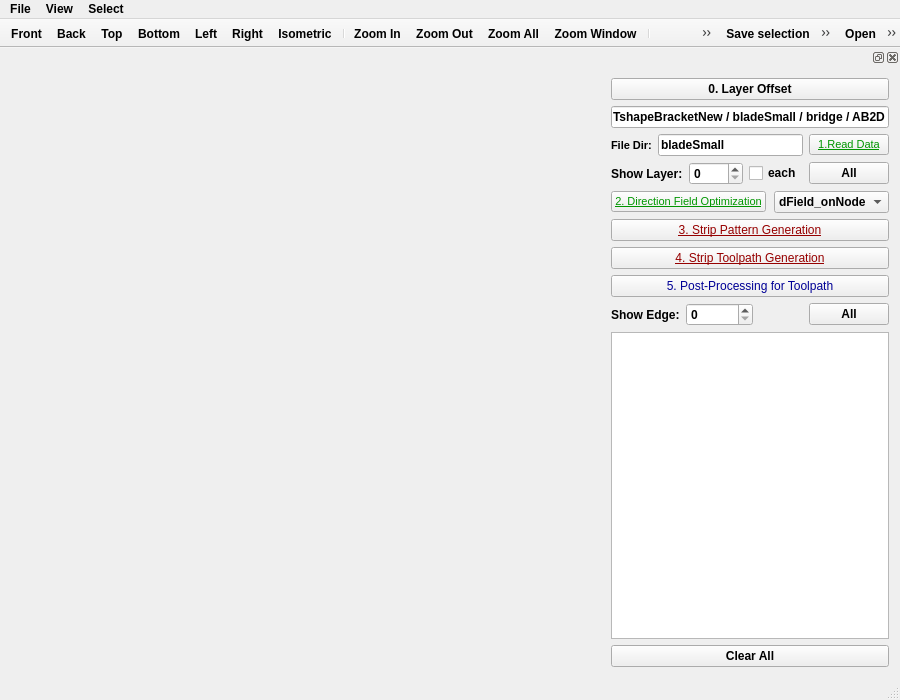
<?xml version="1.0" encoding="UTF-8"?>
<ui version="4.0">
 <class>MainWindow</class>
 <widget class="QMainWindow" name="MainWindow">
  <property name="geometry">
   <rect>
    <x>0</x>
    <y>0</y>
    <width>900</width>
    <height>700</height>
   </rect>
  </property>
  <property name="minimumSize">
   <size>
    <width>0</width>
    <height>0</height>
   </size>
  </property>
  <property name="font">
   <font>
    <weight>75</weight>
    <bold>true</bold>
   </font>
  </property>
  <property name="mouseTracking">
   <bool>true</bool>
  </property>
  <property name="focusPolicy">
   <enum>Qt::StrongFocus</enum>
  </property>
  <property name="acceptDrops">
   <bool>true</bool>
  </property>
  <property name="windowTitle">
   <string>MainWindow</string>
  </property>
  <widget class="QWidget" name="centralWidget">
   <property name="mouseTracking">
    <bool>true</bool>
   </property>
   <property name="acceptDrops">
    <bool>true</bool>
   </property>
   <layout class="QHBoxLayout" name="horizontalLayout"/>
  </widget>
  <widget class="QToolBar" name="navigationToolBar">
   <property name="windowTitle">
    <string>navigationToolBar</string>
   </property>
   <property name="movable">
    <bool>false</bool>
   </property>
   <property name="iconSize">
    <size>
     <width>25</width>
     <height>25</height>
    </size>
   </property>
   <property name="floatable">
    <bool>false</bool>
   </property>
   <attribute name="toolBarArea">
    <enum>TopToolBarArea</enum>
   </attribute>
   <attribute name="toolBarBreak">
    <bool>false</bool>
   </attribute>
   <addaction name="actionFront"/>
   <addaction name="actionBack"/>
   <addaction name="actionTop"/>
   <addaction name="actionBottom"/>
   <addaction name="actionLeft"/>
   <addaction name="actionRight"/>
   <addaction name="actionIsometric"/>
   <addaction name="separator"/>
   <addaction name="actionZoom_In"/>
   <addaction name="actionZoom_Out"/>
   <addaction name="actionZoom_All"/>
   <addaction name="actionZoom_Window"/>
   <addaction name="separator"/>
   <addaction name="actionShade"/>
   <addaction name="actionMesh"/>
   <addaction name="actionNode"/>
   <addaction name="actionProfile"/>
   <addaction name="actionFaceNormal"/>
   <addaction name="actionNodeNormal"/>
  </widget>
  <widget class="QStatusBar" name="statusBar"/>
  <widget class="QToolBar" name="selectionToolBar">
   <property name="windowTitle">
    <string>selectionToolBar</string>
   </property>
   <property name="movable">
    <bool>false</bool>
   </property>
   <property name="iconSize">
    <size>
     <width>25</width>
     <height>25</height>
    </size>
   </property>
   <property name="floatable">
    <bool>false</bool>
   </property>
   <attribute name="toolBarArea">
    <enum>TopToolBarArea</enum>
   </attribute>
   <attribute name="toolBarBreak">
    <bool>false</bool>
   </attribute>
   <addaction name="actionSaveSelection"/>
   <addaction name="actionReadSelection"/>
   <addaction name="separator"/>
   <addaction name="actionSelectNode"/>
   <addaction name="actionSelectEdge"/>
   <addaction name="actionSelectFace"/>
   <addaction name="actionSelectFix"/>
   <addaction name="actionSelectHandle"/>
  </widget>
  <widget class="QDockWidget" name="dockWidget">
   <property name="sizePolicy">
    <sizepolicy hsizetype="Minimum" vsizetype="Maximum">
     <horstretch>0</horstretch>
     <verstretch>0</verstretch>
    </sizepolicy>
   </property>
   <property name="minimumSize">
    <size>
     <width>300</width>
     <height>600</height>
    </size>
   </property>
   <property name="maximumSize">
    <size>
     <width>300</width>
     <height>524287</height>
    </size>
   </property>
   <attribute name="dockWidgetArea">
    <number>2</number>
   </attribute>
   <widget class="QWidget" name="dockWidgetContents">
    <property name="layoutDirection">
     <enum>Qt::LeftToRight</enum>
    </property>
    <layout class="QVBoxLayout" name="verticalLayout">
     <item>
      <widget class="QPushButton" name="pushButton_offsetLayers">
       <property name="text">
        <string>0. Layer Offset</string>
       </property>
      </widget>
     </item>
     <item>
      <widget class="QLineEdit" name="lineEdit">
       <property name="text">
        <string>TshapeBracketNew / bladeSmall / bridge / AB2D</string>
       </property>
      </widget>
     </item>
     <item>
      <layout class="QHBoxLayout" name="horizontalLayout_16">
       <item>
        <widget class="QLabel" name="label_PosNorFile">
         <property name="font">
          <font>
           <pointsize>8</pointsize>
           <weight>75</weight>
           <bold>true</bold>
          </font>
         </property>
         <property name="text">
          <string>File Dir:</string>
         </property>
        </widget>
       </item>
       <item>
        <widget class="QLineEdit" name="lineEdit_SorceDataDir">
         <property name="text">
          <string>bladeSmall</string>
         </property>
        </widget>
       </item>
       <item>
        <widget class="QPushButton" name="pushButton_readLayerAndfStress">
         <property name="font">
          <font>
           <pointsize>8</pointsize>
           <weight>50</weight>
           <italic>false</italic>
           <bold>false</bold>
           <underline>true</underline>
          </font>
         </property>
         <property name="autoFillBackground">
          <bool>true</bool>
         </property>
         <property name="styleSheet">
          <string notr="true">color: rgb(0, 150, 0);</string>
         </property>
         <property name="text">
          <string>1.Read Data</string>
         </property>
        </widget>
       </item>
      </layout>
     </item>
     <item>
      <layout class="QHBoxLayout" name="horizontalLayout_2">
       <item>
        <widget class="QLabel" name="label_2">
         <property name="text">
          <string>Show Layer:</string>
         </property>
        </widget>
       </item>
       <item>
        <widget class="QSpinBox" name="spinBox_ShowIndex">
         <property name="maximum">
          <number>9999</number>
         </property>
        </widget>
       </item>
       <item>
        <widget class="QCheckBox" name="checkBox_EachSwitch">
         <property name="text">
          <string>each</string>
         </property>
        </widget>
       </item>
       <item>
        <spacer name="horizontalSpacer">
         <property name="orientation">
          <enum>Qt::Horizontal</enum>
         </property>
         <property name="sizeHint" stdset="0">
          <size>
           <width>40</width>
           <height>20</height>
          </size>
         </property>
        </spacer>
       </item>
       <item>
        <widget class="QPushButton" name="pushButton_ShowAll">
         <property name="text">
          <string>All</string>
         </property>
        </widget>
       </item>
      </layout>
     </item>
     <item>
      <layout class="QHBoxLayout" name="horizontalLayout_3">
       <item>
        <widget class="QPushButton" name="pushButton_DirectionFieldOpt">
         <property name="font">
          <font>
           <pointsize>8</pointsize>
           <underline>true</underline>
          </font>
         </property>
         <property name="autoFillBackground">
          <bool>true</bool>
         </property>
         <property name="styleSheet">
          <string notr="true">color: rgb(0, 150, 0);</string>
         </property>
         <property name="text">
          <string>2. Direction Field Optimization</string>
         </property>
        </widget>
       </item>
       <item>
        <spacer name="horizontalSpacer_2">
         <property name="orientation">
          <enum>Qt::Horizontal</enum>
         </property>
         <property name="sizeHint" stdset="0">
          <size>
           <width>40</width>
           <height>20</height>
          </size>
         </property>
        </spacer>
       </item>
       <item>
        <widget class="QComboBox" name="comboBox_selectShow">
         <item>
          <property name="text">
           <string>dField_onNode</string>
          </property>
         </item>
         <item>
          <property name="text">
           <string>dField_onFace</string>
          </property>
         </item>
         <item>
          <property name="text">
           <string>sField_onFace</string>
          </property>
         </item>
         <item>
          <property name="text">
           <string>stripPattern</string>
          </property>
         </item>
        </widget>
       </item>
      </layout>
     </item>
     <item>
      <widget class="QPushButton" name="pushButton_stripGeneration">
       <property name="font">
        <font>
         <underline>true</underline>
        </font>
       </property>
       <property name="autoFillBackground">
        <bool>true</bool>
       </property>
       <property name="styleSheet">
        <string notr="true">color: rgb(150, 0, 0);</string>
       </property>
       <property name="text">
        <string>3. Strip Pattern Generation</string>
       </property>
      </widget>
     </item>
     <item>
      <widget class="QPushButton" name="pushButton_toolpathGeneration_strip">
       <property name="font">
        <font>
         <underline>true</underline>
        </font>
       </property>
       <property name="styleSheet">
        <string notr="true">color: rgb(150, 0, 0);</string>
       </property>
       <property name="text">
        <string>4. Strip Toolpath Generation</string>
       </property>
      </widget>
     </item>
     <item>
      <widget class="QPushButton" name="pushButton_postProcessing4path">
       <property name="font">
        <font/>
       </property>
       <property name="styleSheet">
        <string notr="true">color: rgb(0, 0, 150)</string>
       </property>
       <property name="text">
        <string>5. Post-Processing for Toolpath</string>
       </property>
      </widget>
     </item>
     <item>
      <layout class="QHBoxLayout" name="horizontalLayout_4">
       <item>
        <widget class="QLabel" name="label">
         <property name="text">
          <string>Show Edge:</string>
         </property>
        </widget>
       </item>
       <item>
        <widget class="QSpinBox" name="spinBox_showEdgeIndex">
         <property name="maximum">
          <number>9999999</number>
         </property>
         <property name="singleStep">
          <number>50</number>
         </property>
        </widget>
       </item>
       <item>
        <spacer name="horizontalSpacer_3">
         <property name="orientation">
          <enum>Qt::Horizontal</enum>
         </property>
         <property name="sizeHint" stdset="0">
          <size>
           <width>40</width>
           <height>20</height>
          </size>
         </property>
        </spacer>
       </item>
       <item>
        <widget class="QPushButton" name="pushButton_showAllEdge">
         <property name="text">
          <string>All</string>
         </property>
        </widget>
       </item>
      </layout>
     </item>
     <item>
      <widget class="QTreeView" name="treeView">
       <property name="enabled">
        <bool>true</bool>
       </property>
       <property name="minimumSize">
        <size>
         <width>258</width>
         <height>258</height>
        </size>
       </property>
       <property name="showDropIndicator" stdset="0">
        <bool>true</bool>
       </property>
       <property name="indentation">
        <number>5</number>
       </property>
       <attribute name="headerVisible">
        <bool>false</bool>
       </attribute>
      </widget>
     </item>
     <item>
      <widget class="QPushButton" name="pushButton_clearAll">
       <property name="text">
        <string>Clear All</string>
       </property>
      </widget>
     </item>
    </layout>
   </widget>
  </widget>
  <widget class="QMenuBar" name="menuBar">
   <property name="geometry">
    <rect>
     <x>0</x>
     <y>0</y>
     <width>900</width>
     <height>21</height>
    </rect>
   </property>
   <property name="layoutDirection">
    <enum>Qt::LeftToRight</enum>
   </property>
   <widget class="QMenu" name="menuFile">
    <property name="title">
     <string>File</string>
    </property>
    <addaction name="actionOpen"/>
    <addaction name="actionSave"/>
    <addaction name="actionSaveSelection"/>
    <addaction name="actionReadSelection"/>
   </widget>
   <widget class="QMenu" name="menuView">
    <property name="title">
     <string>View</string>
    </property>
    <addaction name="actionFront"/>
    <addaction name="actionBack"/>
    <addaction name="actionTop"/>
    <addaction name="actionBottom"/>
    <addaction name="actionLeft"/>
    <addaction name="actionRight"/>
    <addaction name="actionIsometric"/>
    <addaction name="separator"/>
    <addaction name="actionZoom_In"/>
    <addaction name="actionZoom_Out"/>
    <addaction name="actionZoom_All"/>
    <addaction name="actionZoom_Window"/>
    <addaction name="separator"/>
    <addaction name="actionShade"/>
    <addaction name="actionMesh"/>
    <addaction name="actionNode"/>
    <addaction name="actionProfile"/>
    <addaction name="separator"/>
    <addaction name="actionShifttoOrigin"/>
   </widget>
   <widget class="QMenu" name="menuSelect">
    <property name="title">
     <string>Select</string>
    </property>
    <addaction name="actionSelectNode"/>
    <addaction name="actionSelectEdge"/>
    <addaction name="actionSelectFace"/>
    <addaction name="separator"/>
    <addaction name="actionSelectFix"/>
    <addaction name="actionSelectHandle"/>
    <addaction name="separator"/>
   </widget>
   <addaction name="menuFile"/>
   <addaction name="menuView"/>
   <addaction name="menuSelect"/>
  </widget>
  <widget class="QToolBar" name="toolBar">
   <property name="windowTitle">
    <string>toolBar</string>
   </property>
   <property name="movable">
    <bool>false</bool>
   </property>
   <property name="floatable">
    <bool>false</bool>
   </property>
   <attribute name="toolBarArea">
    <enum>TopToolBarArea</enum>
   </attribute>
   <attribute name="toolBarBreak">
    <bool>false</bool>
   </attribute>
   <addaction name="actionOpen"/>
   <addaction name="actionSave"/>
  </widget>
  <action name="actionOpen">
   <property name="icon">
    <iconset resource="ShapeLab.qrc">
     <normaloff>:/resource/Open Folder.png</normaloff>:/resource/Open Folder.png</iconset>
   </property>
   <property name="text">
    <string>Open</string>
   </property>
  </action>
  <action name="actionFront">
   <property name="checkable">
    <bool>false</bool>
   </property>
   <property name="icon">
    <iconset resource="ShapeLab.qrc">
     <normaloff>:/resource/Front View.png</normaloff>:/resource/Front View.png</iconset>
   </property>
   <property name="text">
    <string>Front</string>
   </property>
  </action>
  <action name="actionBack">
   <property name="checkable">
    <bool>false</bool>
   </property>
   <property name="icon">
    <iconset resource="ShapeLab.qrc">
     <normaloff>:/resource/Back View.png</normaloff>:/resource/Back View.png</iconset>
   </property>
   <property name="text">
    <string>Back</string>
   </property>
  </action>
  <action name="actionTop">
   <property name="checkable">
    <bool>false</bool>
   </property>
   <property name="icon">
    <iconset resource="ShapeLab.qrc">
     <normaloff>:/resource/Top View.png</normaloff>:/resource/Top View.png</iconset>
   </property>
   <property name="text">
    <string>Top</string>
   </property>
  </action>
  <action name="actionBottom">
   <property name="checkable">
    <bool>false</bool>
   </property>
   <property name="icon">
    <iconset resource="ShapeLab.qrc">
     <normaloff>:/resource/Bottom View.png</normaloff>:/resource/Bottom View.png</iconset>
   </property>
   <property name="text">
    <string>Bottom</string>
   </property>
  </action>
  <action name="actionLeft">
   <property name="icon">
    <iconset resource="ShapeLab.qrc">
     <normaloff>:/resource/Left View.png</normaloff>:/resource/Left View.png</iconset>
   </property>
   <property name="text">
    <string>Left</string>
   </property>
  </action>
  <action name="actionRight">
   <property name="icon">
    <iconset resource="ShapeLab.qrc">
     <normaloff>:/resource/Right View.png</normaloff>:/resource/Right View.png</iconset>
   </property>
   <property name="text">
    <string>Right</string>
   </property>
  </action>
  <action name="actionIsometric">
   <property name="icon">
    <iconset resource="ShapeLab.qrc">
     <normaloff>:/resource/Isometric View.png</normaloff>:/resource/Isometric View.png</iconset>
   </property>
   <property name="text">
    <string>Isometric</string>
   </property>
  </action>
  <action name="actionZoom_In">
   <property name="icon">
    <iconset resource="ShapeLab.qrc">
     <normaloff>:/resource/Zoom In.png</normaloff>:/resource/Zoom In.png</iconset>
   </property>
   <property name="text">
    <string>Zoom In</string>
   </property>
  </action>
  <action name="actionZoom_Out">
   <property name="icon">
    <iconset resource="ShapeLab.qrc">
     <normaloff>:/resource/Zoom Out.png</normaloff>:/resource/Zoom Out.png</iconset>
   </property>
   <property name="text">
    <string>Zoom Out</string>
   </property>
  </action>
  <action name="actionZoom_All">
   <property name="icon">
    <iconset resource="ShapeLab.qrc">
     <normaloff>:/resource/Zoom All.png</normaloff>:/resource/Zoom All.png</iconset>
   </property>
   <property name="text">
    <string>Zoom All</string>
   </property>
  </action>
  <action name="actionZoom_Window">
   <property name="icon">
    <iconset resource="ShapeLab.qrc">
     <normaloff>:/resource/Zoom Window.png</normaloff>:/resource/Zoom Window.png</iconset>
   </property>
   <property name="text">
    <string>Zoom Window</string>
   </property>
  </action>
  <action name="actionShade">
   <property name="checkable">
    <bool>true</bool>
   </property>
   <property name="icon">
    <iconset resource="ShapeLab.qrc">
     <normaloff>:/resource/Shade.png</normaloff>:/resource/Shade.png</iconset>
   </property>
   <property name="text">
    <string>Shade</string>
   </property>
  </action>
  <action name="actionMesh">
   <property name="checkable">
    <bool>true</bool>
   </property>
   <property name="icon">
    <iconset resource="ShapeLab.qrc">
     <normaloff>:/resource/Mesh.png</normaloff>:/resource/Mesh.png</iconset>
   </property>
   <property name="text">
    <string>Mesh</string>
   </property>
  </action>
  <action name="actionNode">
   <property name="checkable">
    <bool>true</bool>
   </property>
   <property name="icon">
    <iconset resource="ShapeLab.qrc">
     <normaloff>:/resource/Node.png</normaloff>:/resource/Node.png</iconset>
   </property>
   <property name="text">
    <string>Node</string>
   </property>
  </action>
  <action name="actionSave">
   <property name="icon">
    <iconset resource="ShapeLab.qrc">
     <normaloff>:/resource/Save as.png</normaloff>:/resource/Save as.png</iconset>
   </property>
   <property name="text">
    <string>Save</string>
   </property>
  </action>
  <action name="actionSelectNode">
   <property name="icon">
    <iconset resource="ShapeLab.qrc">
     <normaloff>:/resource/selectNode.png</normaloff>:/resource/selectNode.png</iconset>
   </property>
   <property name="text">
    <string>Node</string>
   </property>
  </action>
  <action name="actionSelectFace">
   <property name="icon">
    <iconset resource="ShapeLab.qrc">
     <normaloff>:/resource/selectFace.png</normaloff>:/resource/selectFace.png</iconset>
   </property>
   <property name="text">
    <string>Face</string>
   </property>
  </action>
  <action name="actionShifttoOrigin">
   <property name="text">
    <string>Shift to Origin</string>
   </property>
  </action>
  <action name="actionProfile">
   <property name="checkable">
    <bool>true</bool>
   </property>
   <property name="icon">
    <iconset resource="ShapeLab.qrc">
     <normaloff>:/resource/Profile.png</normaloff>:/resource/Profile.png</iconset>
   </property>
   <property name="text">
    <string>Profile</string>
   </property>
  </action>
  <action name="actionFaceNormal">
   <property name="checkable">
    <bool>true</bool>
   </property>
   <property name="icon">
    <iconset resource="ShapeLab.qrc">
     <normaloff>:/resource/FaceNormal.png</normaloff>:/resource/FaceNormal.png</iconset>
   </property>
   <property name="text">
    <string>FaceNormal</string>
   </property>
  </action>
  <action name="actionNodeNormal">
   <property name="checkable">
    <bool>true</bool>
   </property>
   <property name="icon">
    <iconset resource="ShapeLab.qrc">
     <normaloff>:/resource/NodeNormal.png</normaloff>:/resource/NodeNormal.png</iconset>
   </property>
   <property name="text">
    <string>NodeNormal</string>
   </property>
  </action>
  <action name="actionSelectEdge">
   <property name="icon">
    <iconset resource="ShapeLab.qrc">
     <normaloff>:/resource/selectEdge.png</normaloff>:/resource/selectEdge.png</iconset>
   </property>
   <property name="text">
    <string>Edge</string>
   </property>
  </action>
  <action name="actionGenerate">
   <property name="text">
    <string>Generate</string>
   </property>
  </action>
  <action name="actionTest_1">
   <property name="text">
    <string>Test_1</string>
   </property>
  </action>
  <action name="actionSelectFix">
   <property name="icon">
    <iconset resource="ShapeLab.qrc">
     <normaloff>:/resource/selectFix.png</normaloff>:/resource/selectFix.png</iconset>
   </property>
   <property name="text">
    <string>Fix</string>
   </property>
  </action>
  <action name="actionSelectHandle">
   <property name="icon">
    <iconset resource="ShapeLab.qrc">
     <normaloff>:/resource/selectHandle.png</normaloff>:/resource/selectHandle.png</iconset>
   </property>
   <property name="text">
    <string>Handle &amp; Rigid</string>
   </property>
  </action>
  <action name="actionSaveSelection">
   <property name="icon">
    <iconset resource="ShapeLab.qrc">
     <normaloff>:/resource/SaveSelection.png</normaloff>:/resource/SaveSelection.png</iconset>
   </property>
   <property name="text">
    <string>Save selection</string>
   </property>
  </action>
  <action name="actionReadSelection">
   <property name="icon">
    <iconset resource="ShapeLab.qrc">
     <normaloff>:/resource/InputSelection.png</normaloff>:/resource/InputSelection.png</iconset>
   </property>
   <property name="text">
    <string>Read selection</string>
   </property>
  </action>
  <action name="actionSelectChamber">
   <property name="text">
    <string>Select Chamber (SORO)</string>
   </property>
  </action>
  <action name="actionExport_to_Abaqus_model">
   <property name="checkable">
    <bool>false</bool>
   </property>
   <property name="icon">
    <iconset resource="ShapeLab.qrc">
     <normaloff>:/resource/abaqus logo.png</normaloff>:/resource/abaqus logo.png</iconset>
   </property>
   <property name="text">
    <string>Export to Abaqus model</string>
   </property>
  </action>
 </widget>
 <layoutdefault spacing="6" margin="11"/>
 <resources>
  <include location="ShapeLab.qrc"/>
 </resources>
 <connections/>
</ui>
